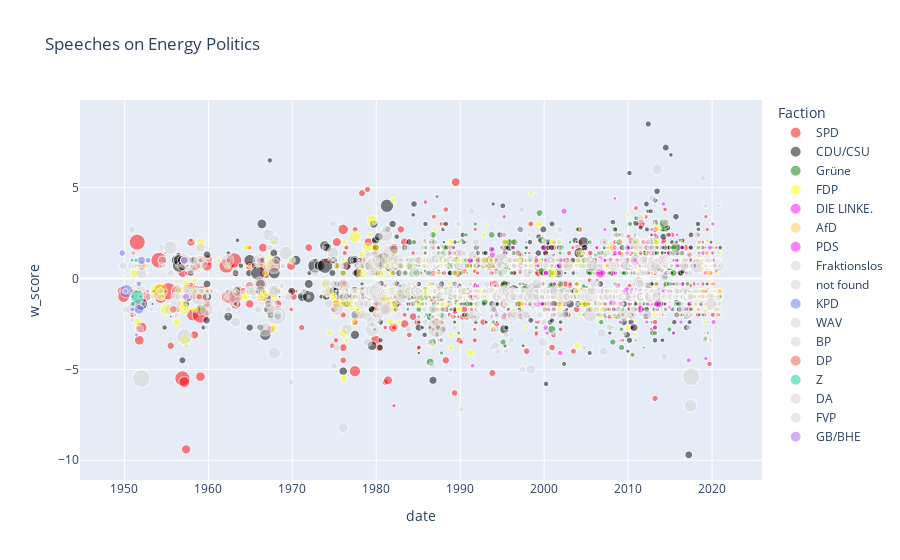

Write notebook code for a chart like this one.
### Code cell
fig = px.scatter(
        df.query("w_score != 0"),
        x="date",
        y="w_score",
        color="faction_abbreviation",
        color_discrete_map=CONFIG["party_colors"],
        size="speech_length",
        opacity=0.5,
        title=f"Speeches on Energy Politics",
        custom_data=["index","full_name", "profession","faction_name"],
        labels={"faction_abbreviation": "Faction"},
        category_orders={"faction_abbreviation": ["SPD","CDU/CSU","Grüne","FDP","DIE LINKE.","AfD","PDS","Fraktionslos","not found"]}
    )
fig.update_traces(hovertemplate="%{customdata[1]}<br>%{customdata[2]}<br>%{customdata[3]}")
fig.show()

### Figure 1 — Plotly figure (JSON) as saved in the notebook; plotly's stock layout.template omitted (floating-point values rounded to 4 significant figures; data arrays with more than 128 entries replaced by an {"elided": "..."} marker saying what was removed)
{"data": [{"customdata": {"elided": "1230x4 mixed values"}, "hovertemplate": "%{customdata[1]}<br>%{customdata[2]}<br>%{customdata[3]}", "legendgroup": "SPD", "marker": {"color": "red", "opacity": 0.5, "size": {"elided": "1230 int values"}, "sizemode": "area", "sizeref": 38.15, "symbol": "circle"}, "mode": "markers", "name": "SPD", "showlegend": true, "type": "scattergl", "x": {"elided": "1230 str values"}, "xaxis": "x", "y": {"elided": "1230 float values"}, "yaxis": "y"}, {"customdata": {"elided": "1371x4 mixed values"}, "hovertemplate": "%{customdata[1]}<br>%{customdata[2]}<br>%{customdata[3]}", "legendgroup": "CDU/CSU", "marker": {"color": "black", "opacity": 0.5, "size": {"elided": "1371 int values"}, "sizemode": "area", "sizeref": 38.15, "symbol": "circle"}, "mode": "markers", "name": "CDU/CSU", "showlegend": true, "type": "scattergl", "x": {"elided": "1371 str values"}, "xaxis": "x", "y": {"elided": "1371 float values"}, "yaxis": "y"}, {"customdata": {"elided": "743x4 mixed values"}, "hovertemplate": "%{customdata[1]}<br>%{customdata[2]}<br>%{customdata[3]}", "legendgroup": "Grüne", "marker": {"color": "green", "opacity": 0.5, "size": {"elided": "743 int values"}, "sizemode": "area", "sizeref": 38.15, "symbol": "circle"}, "mode": "markers", "name": "Grüne", "showlegend": true, "type": "scattergl", "x": {"elided": "743 str values"}, "xaxis": "x", "y": {"elided": "743 float values"}, "yaxis": "y"}, {"customdata": {"elided": "568x4 mixed values"}, "hovertemplate": "%{customdata[1]}<br>%{customdata[2]}<br>%{customdata[3]}", "legendgroup": "FDP", "marker": {"color": "yellow", "opacity": 0.5, "size": {"elided": "568 int values"}, "sizemode": "area", "sizeref": 38.15, "symbol": "circle"}, "mode": "markers", "name": "FDP", "showlegend": true, "type": "scattergl", "x": {"elided": "568 str values"}, "xaxis": "x", "y": {"elided": "568 float values"}, "yaxis": "y"}, {"customdata": {"elided": "280x4 mixed values"}, "hovertemplate": "%{customdata[1]}<br>%{customdata[2]}<br>%{customdata[3]}", "legendgroup": "DIE LINKE.", "marker": {"color": "magenta", "opacity": 0.5, "size": {"elided": "280 int values"}, "sizemode": "area", "sizeref": 38.15, "symbol": "circle"}, "mode": "markers", "name": "DIE LINKE.", "showlegend": true, "type": "scattergl", "x": {"elided": "280 str values"}, "xaxis": "x", "y": {"elided": "280 float values"}, "yaxis": "y"}, {"customdata": {"elided": "70x4 mixed values"}, "hovertemplate": "%{customdata[1]}<br>%{customdata[2]}<br>%{customdata[3]}", "legendgroup": "AfD", "marker": {"color": "#FECB52", "opacity": 0.5, "size": [610, 633, 777, 23, 997, 725, 821, 498, 934, 507, 590, 600, 222, 522, 1411, 1110, 698, 773, 800, 658, 139, 500, 753, 892, 407, 796, 510, 733, 660, 909, 739, 608, 1166, 695, 732, 610, 723, 433, 634, 540, 769, 542, 576, 1648, 671, 617, 315, 812, 694, 422, 778, 607, 845, 842, 460, 349, 680, 794, 433, 596, 361, 1026, 438, 1147, 619, 697, 902, 615, 951, 1552], "sizemode": "area", "sizeref": 38.15, "symbol": "circle"}, "mode": "markers", "name": "AfD", "showlegend": true, "type": "scattergl", "x": ["2017-11-21T00:00:00", "2017-11-21T00:00:00", "2018-01-18T00:00:00", "2018-01-18T00:00:00", "2018-02-02T00:00:00", "2018-02-22T00:00:00", "2018-04-26T00:00:00", "2018-05-15T00:00:00", "2018-05-15T00:00:00", "2018-05-17T00:00:00", "2018-06-08T00:00:00", "2018-07-03T00:00:00", "2018-07-03T00:00:00", "2018-07-03T00:00:00", "2018-07-04T00:00:00", "2018-09-12T00:00:00", "2018-09-27T00:00:00", "2018-09-28T00:00:00", "2018-10-10T00:00:00", "2018-10-19T00:00:00", "2018-11-07T00:00:00", "2018-11-09T00:00:00", "2018-11-22T00:00:00", "2019-01-31T00:00:00", "2018-11-30T00:00:00", "2019-01-31T00:00:00", "2019-02-14T00:00:00", "2019-02-15T00:00:00", "2019-02-22T00:00:00", "2019-03-14T00:00:00", "2019-03-21T00:00:00", "2019-04-11T00:00:00", "2019-05-09T00:00:00", "2019-05-09T00:00:00", "2019-05-10T00:00:00", "2019-06-06T00:00:00", "2019-06-06T00:00:00", "2019-06-27T00:00:00", "2019-06-28T00:00:00", "2019-06-28T00:00:00", "2019-06-28T00:00:00", "2019-09-10T00:00:00", "2019-09-10T00:00:00", "2019-09-11T00:00:00", "2019-09-12T00:00:00", "2019-09-26T00:00:00", "2019-10-25T00:00:00", "2019-10-25T00:00:00", "2019-11-14T00:00:00", "2019-11-15T00:00:00", "2019-11-15T00:00:00", "2019-11-26T00:00:00", "2019-11-28T00:00:00", "2019-12-19T00:00:00", "2020-03-05T00:00:00", "2020-04-23T00:00:00", "2020-05-06T00:00:00", "2020-05-27T00:00:00", "2020-06-18T00:00:00", "2020-07-02T00:00:00", "2020-09-11T00:00:00", "2020-09-17T00:00:00", "2020-09-29T00:00:00", "2020-09-30T00:00:00", "2020-11-05T00:00:00", "2020-11-19T00:00:00", "2020-11-19T00:00:00", "2020-12-08T00:00:00", "2020-12-08T00:00:00", "2020-12-09T00:00:00"], "xaxis": "x", "y": [-1, 1, -1.4, 1, -1, 1, 1.7, -1, -0.7, -1, -1, 0.7, -0.7, -0.7, 0.7, 0.7, 1, 0.4, -0.7, 1, -1, 1, -1.3, -0.7, -1, -1, -3, -1.4, 0.7, -1.8, 0.7, -1, 0.3, 1, 0.7, -1, 2.1, -1.4, -0.6, -2.4, -1.7, -1, -1.7, 0.3, 0.7, -1, -0.7, -3.4, -0.7, 1, 0.7, -1, -1, -0.3, 0.7, -1, -1.4, -1.7, -2.7, -0.7, -0.7, -1.7, -1, -0.7, -0.7, -2, -0.7, -0.7, -1, -0.7], "yaxis": "y"}, {"customdata": {"elided": "89x4 mixed values"}, "hovertemplate": "%{customdata[1]}<br>%{customdata[2]}<br>%{customdata[3]}", "legendgroup": "PDS", "marker": {"color": "magenta", "opacity": 0.5, "size": [661, 1707, 737, 830, 849, 798, 717, 726, 522, 698, 663, 726, 1192, 974, 894, 1631, 74, 1524, 398, 1065, 1118, 665, 1371, 597, 651, 810, 684, 530, 325, 705, 244, 860, 1149, 469, 1325, 207, 260, 51, 802, 329, 1280, 343, 760, 545, 704, 568, 386, 57, 908, 68, 759, 1126, 621, 544, 748, 2011, 1168, 577, 879, 794, 793, 684, 1438, 843, 742, 1300, 1266, 1092, 881, 754, 548, 1038, 1161, 112, 574, 799, 1267, 1223, 1029, 873, 681, 1120, 1444, 41, 1117, 737, 1427, 691, 647], "sizemode": "area", "sizeref": 38.15, "symbol": "circle"}, "mode": "markers", "name": "PDS", "showlegend": true, "type": "scattergl", "x": ["1991-02-28T00:00:00", "1991-03-14T00:00:00", "1991-04-25T00:00:00", "1991-06-06T00:00:00", "1991-06-19T00:00:00", "1991-09-25T00:00:00", "1991-10-16T00:00:00", "1991-11-06T00:00:00", "1991-11-07T00:00:00", "1991-11-08T00:00:00", "1992-01-24T00:00:00", "1992-03-19T00:00:00", "1993-03-05T00:00:00", "1993-03-12T00:00:00", "1993-09-09T00:00:00", "1993-09-30T00:00:00", "1993-10-27T00:00:00", "1993-10-29T00:00:00", "1994-03-03T00:00:00", "1994-03-03T00:00:00", "1994-04-29T00:00:00", "1994-12-16T00:00:00", "1995-02-16T00:00:00", "1995-03-16T00:00:00", "1995-03-29T00:00:00", "1995-04-26T00:00:00", "1995-06-23T00:00:00", "1995-06-29T00:00:00", "1995-06-29T00:00:00", "1995-09-07T00:00:00", "1995-11-30T00:00:00", "1996-04-17T00:00:00", "1996-04-25T00:00:00", "1996-05-09T00:00:00", "1996-06-27T00:00:00", "1996-09-27T00:00:00", "1996-10-18T00:00:00", "1997-01-29T00:00:00", "1997-02-20T00:00:00", "1997-02-27T00:00:00", "1997-04-17T00:00:00", "1997-06-27T00:00:00", "1997-09-09T00:00:00", "1997-09-26T00:00:00", "1997-10-09T00:00:00", "1997-11-13T00:00:00", "1998-03-26T00:00:00", "1998-03-26T00:00:00", "1998-05-07T00:00:00", "1998-06-24T00:00:00", "1998-11-12T00:00:00", "1999-01-21T00:00:00", "1999-01-21T00:00:00", "1999-01-27T00:00:00", "1999-02-23T00:00:00", "1999-03-03T00:00:00", "1999-03-25T00:00:00", "1999-04-22T00:00:00", "1999-06-17T00:00:00", "1999-09-30T00:00:00", "1999-10-07T00:00:00", "1999-10-07T00:00:00", "1999-12-16T00:00:00", "2000-12-07T00:00:00", "2000-02-23T00:00:00", "2000-02-25T00:00:00", "2000-03-23T00:00:00", "2000-03-23T00:00:00", "2000-03-24T00:00:00", "2000-05-12T00:00:00", "2000-06-29T00:00:00", "2000-06-29T00:00:00", "2000-09-14T00:00:00", "2000-10-26T00:00:00", "2000-11-16T00:00:00", "2000-11-16T00:00:00", "2000-11-29T00:00:00", "2000-11-30T00:00:00", "2001-02-15T00:00:00", "2001-02-15T00:00:00", "2001-03-29T00:00:00", "2001-09-27T00:00:00", "2001-11-08T00:00:00", "2001-11-28T00:00:00", "2001-11-28T00:00:00", "2001-12-13T00:00:00", "2002-05-16T00:00:00", "2002-05-17T00:00:00", "2002-06-27T00:00:00"], "xaxis": "x", "y": [-0.7, 1, -0.7, -1, -4.8, -1, -0.4, -1, -0.7, -0.7, -0.4, 0.7, -0.7, -0.7, -2.1, 1.6, -0.7, 1.3, -0.4, -1.8, 1, 1, 2.4, 1.4, -0.7, -2, -1, 1, -0.7, 1, 1, 1.7, -0.7, 1, 1, 0.7, 2, 1, -2, 1.3, 0.7, -0.3, 0.7, -1, -1.4, -0.7, 0.7, -0.7, -0.7, -0.7, -0.7, 1, -2.4, 0.7, 0.7, -1.4, -0.7, 0.7, -0.3, -1.4, -0.3, 0.7, 1.7, 0.7, 1, -2.7, 0.3, 0.3, 1, -3, -0.7, -1.7, 1, 0.7, -0.7, 0.7, -0.7, 1, -1.7, -1, -0.3, 0.7, 0.7, 0.7, -4.1, 1, 3.7, 1, 0.7], "yaxis": "y"}, {"customdata": [[4312, "Dr. Herbert Gruhl", "Kaufmännischer Angestellter", "Fraktionslos"], [4451, "Dr. Herbert Gruhl", "Kaufmännischer Angestellter", "Fraktionslos"], [4623, "Dr. Herbert Gruhl", "Kaufmännischer Angestellter", "Fraktionslos"], [4790, "Dr. Herbert Gruhl", "Kaufmännischer Angestellter", "Fraktionslos"], [4925, "Dr. Herbert Gruhl", "Kaufmännischer Angestellter", "Fraktionslos"], [5676, "Helga Schuchardt", "Ingenieurin", "Fraktionslos"], [6559, "Franz Handlos", "Redakteur, Verleger", "Fraktionslos"], [8253, "Thomas Wüppesahl", "Kriminalbeamter", "Fraktionslos"], [8940, "Thomas Wüppesahl", "Kriminalbeamter", "Fraktionslos"], [10209, "Dr. Ulrich Briefs", "System-Analytiker", "Fraktionslos"], [10660, "Dr. Ulrich Briefs", "System-Analytiker", "Fraktionslos"], [22985, "Mario Mieruch", "Dipl.-Ing. Mechatronik (B. A.)", "Fraktionslos"], [23020, "Mario Mieruch", "Dipl.-Ing. Mechatronik (B. A.)", "Fraktionslos"], [23451, "Dr. Frauke Petry", "Dipl.-Chemikerin", "Fraktionslos"]], "hovertemplate": "%{customdata[1]}<br>%{customdata[2]}<br>%{customdata[3]}", "legendgroup": "Fraktionslos", "marker": {"color": "lightgrey", "opacity": 0.5, "size": [1624, 1987, 1911, 1772, 1595, 594, 842, 848, 123, 485, 1030, 599, 526, 606], "sizemode": "area", "sizeref": 38.15, "symbol": "circle"}, "mode": "markers", "name": "Fraktionslos", "showlegend": true, "type": "scattergl", "x": ["1978-12-14T00:00:00", "1979-05-17T00:00:00", "1979-11-28T00:00:00", "1980-02-28T00:00:00", "1980-07-03T00:00:00", "1982-12-03T00:00:00", "1986-05-14T00:00:00", "1989-03-09T00:00:00", "1990-05-31T00:00:00", "1993-09-09T00:00:00", "1994-09-06T00:00:00", "2018-05-17T00:00:00", "2018-06-08T00:00:00", "2019-03-14T00:00:00"], "xaxis": "x", "y": [1.4, 1, -2, -0.3, 0.3, 0.3, -0.7, -0.7, 0.7, -1, -0.7, -1.7, 1.4, 0.7], "yaxis": "y"}, {"customdata": {"elided": "1424x4 mixed values"}, "hovertemplate": "%{customdata[1]}<br>%{customdata[2]}<br>%{customdata[3]}", "legendgroup": "not found", "marker": {"color": "lightgrey", "opacity": 0.5, "size": {"elided": "1424 int values"}, "sizemode": "area", "sizeref": 38.15, "symbol": "circle"}, "mode": "markers", "name": "not found", "showlegend": true, "type": "scattergl", "x": {"elided": "1424 str values"}, "xaxis": "x", "y": {"elided": "1424 float values"}, "yaxis": "y"}, {"customdata": [[1, "Friedrich Rische", "Redakteur", "Kommunistische Partei Deutschlands"], [54, "Friedrich Rische", "Redakteur", "Kommunistische Partei Deutschlands"], [82, "Friedrich Rische", "Redakteur", "Kommunistische Partei Deutschlands"], [120, "Hugo Paul", "Schlosser", "Kommunistische Partei Deutschlands"], [149, "Hugo Paul", "Schlosser", "Kommunistische Partei Deutschlands"], [293, "Grete Thiele", "Hausfrau, Parteifunktionärin", "Kommunistische Partei Deutschlands"], [324, "Heinz Renner", "Journalist", "Kommunistische Partei Deutschlands"], [339, "Friedrich Rische", "Redakteur", "Kommunistische Partei Deutschlands"], [400, "Max Reimann", "Werftarbeiter, Bergmann, KPD-Vorsitzender", "Kommunistische Partei Deutschlands"], [422, "Paul Harig", "Metallarbeiter", "Kommunistische Partei Deutschlands"], [485, "Rudolf Kohl", "Schriftsetzer, Arbeitsminister a. D.", "Kommunistische Partei Deutschlands"], [489, "Otto Niebergall", "Journalist", "Kommunistische Partei Deutschlands"]], "hovertemplate": "%{customdata[1]}<br>%{customdata[2]}<br>%{customdata[3]}", "legendgroup": "KPD", "marker": {"color": "#636efa", "opacity": 0.5, "size": [1747, 900, 6819, 846, 1049, 722, 1279, 3558, 2591, 802, 609, 1350], "sizemode": "area", "sizeref": 38.15, "symbol": "circle"}, "mode": "markers", "name": "KPD", "showlegend": true, "type": "scattergl", "x": ["1949-09-28T00:00:00", "1950-02-23T00:00:00", "1950-03-29T00:00:00", "1950-11-15T00:00:00", "1950-12-07T00:00:00", "1951-06-14T00:00:00", "1951-09-18T00:00:00", "1951-09-27T00:00:00", "1952-01-11T00:00:00", "1952-03-27T00:00:00", "1952-10-02T00:00:00", "1952-10-22T00:00:00"], "xaxis": "x", "y": [1.4, -0.7, -0.7, 1, -1.7, -3.1, -0.3, -1.7, 1, -1.4, -0.7, 1], "yaxis": "y"}, {"customdata": [[47, "Alfred Loritz", "Rechtsanwalt", "Wirtschaftliche Aufbau-Vereinigung"], [157, "Konrad Wittmann", "Pfarrer", "Wirtschaftliche Aufbau-Vereinigung"], [220, "Alfred Loritz", "Rechtsanwalt", "Wirtschaftliche Aufbau-Vereinigung"], [240, "Alfred Loritz", "Rechtsanwalt", "Wirtschaftliche Aufbau-Vereinigung"], [274, "Alfred Loritz", "Rechtsanwalt", "Wirtschaftliche Aufbau-Vereinigung"]], "hovertemplate": "%{customdata[1]}<br>%{customdata[2]}<br>%{customdata[3]}", "legendgroup": "WAV", "marker": {"color": "lightgrey", "opacity": 0.5, "size": [1210, 1224, 2356, 611, 599], "sizemode": "area", "sizeref": 38.15, "symbol": "circle"}, "mode": "markers", "name": "WAV", "showlegend": true, "type": "scattergl", "x": ["1950-02-10T00:00:00", "1950-12-13T00:00:00", "1951-03-14T00:00:00", "1951-04-06T00:00:00", "1951-05-31T00:00:00"], "xaxis": "x", "y": [-0.7, -2.3, -1, 1, 0.7], "yaxis": "y"}, {"customdata": [[56, "Dr. Gebhard Seelos", "Dipl.-Volkswirt, Jurist, Diplomat, Staatsrat a. D.", "Bayernpartei"]], "hovertemplate": "%{customdata[1]}<br>%{customdata[2]}<br>%{customdata[3]}", "legendgroup": "BP", "marker": {"color": "lightgrey", "opacity": 0.5, "size": [344], "sizemode": "area", "sizeref": 38.15, "symbol": "circle"}, "mode": "markers", "name": "BP", "showlegend": true, "type": "scattergl", "x": ["1950-02-23T00:00:00"], "xaxis": "x", "y": [-2], "yaxis": "y"}, {"customdata": [[133, "Hans Ewers", "Rechtsanwalt und Notar", "Deutsche Partei"], [158, "Wilhelm Bahlburg", "Baumeister", "Deutsche Partei"], [242, "Albert Walter", "Seemann", "Deutsche Partei"], [365, "Dr. Heinrich Leuchtgens", "Lehrer, Volkswirt", "Deutsche Partei"], [524, "Dr. Alexander Elbrächter", "Chemiker, Fabrikdirektor", "Deutsche Partei"], [1131, "Dr. Victor Emanuel Preusker", "Bundesminister a. D., Volkswirt, Vizepräsident DBT a.D.", "Deutsche Partei"], [1251, "Dr. Heinrich Schild", "Volkswirt, Generalsekretär, Hauptschriftleiter", "Deutsche Partei"], [1285, "Dr. Willy Steinmetz", "Dipl.-Ingenieur, Fabrikdirektor", "Deutsche Partei"], [1359, "Dr. Willy Steinmetz", "Dipl.-Ingenieur, Fabrikdirektor", "Deutsche Partei"]], "hovertemplate": "%{customdata[1]}<br>%{customdata[2]}<br>%{customdata[3]}", "legendgroup": "DP", "marker": {"color": "#EF553B", "opacity": 0.5, "size": [924, 467, 803, 500, 2360, 888, 1668, 1007, 696], "sizemode": "area", "sizeref": 38.15, "symbol": "circle"}, "mode": "markers", "name": "DP", "showlegend": true, "type": "scattergl", "x": ["1950-12-06T00:00:00", "1950-12-13T00:00:00", "1951-04-10T00:00:00", "1951-11-22T00:00:00", "1955-10-20T00:00:00", "1957-11-28T00:00:00", "1958-11-27T00:00:00", "1959-01-29T00:00:00", "1959-11-04T00:00:00"], "xaxis": "x", "y": [-0.7, -1, -0.7, -0.7, -1.7, 2.1, -1, 1, -0.7], "yaxis": "y"}, {"customdata": [[148, "Dr. Helmut Bertram", "Rechtsanwalt und Notar", "Deutsche Zentrumspartei"], [155, "Alex Willenberg", "Bergmann, Journalist", "Deutsche Zentrumspartei"], [229, "Gregor Determann", "Tischlergeselle, Bergmann", "Deutsche Zentrumspartei"], [261, "Dr. Helmut Bertram", "Rechtsanwalt und Notar", "Deutsche Zentrumspartei"], [292, "Alex Willenberg", "Bergmann, Journalist", "Deutsche Zentrumspartei"], [305, "Dr. Helmut Bertram", "Rechtsanwalt und Notar", "Deutsche Zentrumspartei"], [370, "Dr. Helmut Bertram", "Rechtsanwalt und Notar", "Deutsche Zentrumspartei"]], "hovertemplate": "%{customdata[1]}<br>%{customdata[2]}<br>%{customdata[3]}", "legendgroup": "Z", "marker": {"color": "#00cc96", "opacity": 0.5, "size": [1009, 451, 174, 941, 733, 6720, 675], "sizemode": "area", "sizeref": 38.15, "symbol": "circle"}, "mode": "markers", "name": "Z", "showlegend": true, "type": "scattergl", "x": ["1950-12-07T00:00:00", "1950-12-07T00:00:00", "1951-04-04T00:00:00", "1951-05-22T00:00:00", "1951-06-14T00:00:00", "1951-07-12T00:00:00", "1951-11-22T00:00:00"], "xaxis": "x", "y": [-1.4, 1, 1, 1, -0.7, -1, -1], "yaxis": "y"}, {"customdata": [[802, "Dr. Martin Blank", "Direktor", "Demokratische Arbeitsgemeinschaft"]], "hovertemplate": "%{customdata[1]}<br>%{customdata[2]}<br>%{customdata[3]}", "legendgroup": "DA", "marker": {"color": "lightgrey", "opacity": 0.5, "size": [1115], "sizemode": "area", "sizeref": 38.15, "symbol": "circle"}, "mode": "markers", "name": "DA", "showlegend": true, "type": "scattergl", "x": ["1956-03-22T00:00:00"], "xaxis": "x", "y": [-2], "yaxis": "y"}, {"customdata": [[914, "August Martin Euler", "Rechtsanwalt und Notar", "Freie Volkspartei"], [975, "August Martin Euler", "Rechtsanwalt und Notar", "Freie Volkspartei"]], "hovertemplate": "%{customdata[1]}<br>%{customdata[2]}<br>%{customdata[3]}", "legendgroup": "FVP", "marker": {"color": "lightgrey", "opacity": 0.5, "size": [1900, 1957], "sizemode": "area", "sizeref": 38.15, "symbol": "circle"}, "mode": "markers", "name": "FVP", "showlegend": true, "type": "scattergl", "x": ["1956-11-29T00:00:00", "1957-02-22T00:00:00"], "xaxis": "x", "y": [-1, -1], "yaxis": "y"}, {"customdata": [[976, "Dr. Willy Reichstein", "Praktischer Arzt", "Gesamtdeutscher Block/Bund der Heimatvertriebenen und Entrechteten"], [1029, "Artur Stegner", "Fabrikant", "Gesamtdeutscher Block/Bund der Heimatvertriebenen und Entrechteten"], [1098, "Helmut Petersen", "Stadtrat z.Wv., Wirtschaftsjurist", "Gesamtdeutscher Block/Bund der Heimatvertriebenen und Entrechteten"], [1107, "Helmut Petersen", "Stadtrat z.Wv., Wirtschaftsjurist", "Gesamtdeutscher Block/Bund der Heimatvertriebenen und Entrechteten"]], "hovertemplate": "%{customdata[1]}<br>%{customdata[2]}<br>%{customdata[3]}", "legendgroup": "GB/BHE", "marker": {"color": "#ab63fa", "opacity": 0.5, "size": [2413, 1931, 378, 379], "sizemode": "area", "sizeref": 38.15, "symbol": "circle"}, "mode": "markers", "name": "GB/BHE", "showlegend": true, "type": "scattergl", "x": ["1957-02-22T00:00:00", "1957-05-09T00:00:00", "1957-07-06T00:00:00", "1957-07-06T00:00:00"], "xaxis": "x", "y": [1, -1, 0.7, 0.7], "yaxis": "y"}], "layout": {"legend": {"itemsizing": "constant", "title": {"text": "Faction"}, "tracegroupgap": 0}, "title": {"text": "Speeches on Energy Politics"}, "xaxis": {"anchor": "y", "domain": [0, 1], "title": {"text": "date"}}, "yaxis": {"anchor": "x", "domain": [0, 1], "title": {"text": "w_score"}}}}
